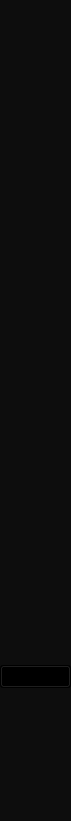
   <widget class="QWidget" name="widget_10" native="true">
    <property name="geometry">
     <rect>
      <x>0</x>
      <y>0</y>
      <width>71</width>
      <height>821</height>
     </rect>
    </property>
    <property name="styleSheet">
     <string notr="true">background-color: #0D0D0D;
color:black;</string>
    </property>
    <widget class="QWidget" name="layoutWidget">
     <property name="geometry">
      <rect>
       <x>0</x>
       <y>50</y>
       <width>71</width>
       <height>671</height>
      </rect>
     </property>
     <layout class="QVBoxLayout" name="verticalLayout">
      <item>
       <widget class="QPushButton" name="btn_home_4">
        <property name="font">
         <font>
          <pointsize>10</pointsize>
         </font>
        </property>
        <property name="cursor">
         <cursorShape>PointingHandCursor</cursorShape>
        </property>
        <property name="mouseTracking">
         <bool>false</bool>
        </property>
        <property name="tabletTracking">
         <bool>false</bool>
        </property>
        <property name="styleSheet">
         <string notr="true">QPushButton{
border-radius:0px;
color:white;
}

QPushButton:hover {
    background-color: red;
	border-radius:10px;
}</string>
        </property>
        <property name="text">
         <string/>
        </property>
        <property name="icon">
         <iconset>
          <normaloff>../icon/dashboard.png</normaloff>../icon/dashboard.png</iconset>
        </property>
        <property name="iconSize">
         <size>
          <width>30</width>
          <height>30</height>
         </size>
        </property>
        <property name="checkable">
         <bool>true</bool>
        </property>
        <property name="checked">
         <bool>false</bool>
        </property>
       </widget>
      </item>
      <item>
       <widget class="QPushButton" name="btn_home_3">
        <property name="font">
         <font>
          <pointsize>10</pointsize>
         </font>
        </property>
        <property name="cursor">
         <cursorShape>PointingHandCursor</cursorShape>
        </property>
        <property name="mouseTracking">
         <bool>false</bool>
        </property>
        <property name="tabletTracking">
         <bool>false</bool>
        </property>
        <property name="styleSheet">
         <string notr="true">border-radius:0px;
color:white;
</string>
        </property>
        <property name="text">
         <string/>
        </property>
        <property name="icon">
         <iconset>
          <normaloff>../../../../../../Downloads/house (1).png</normaloff>../../../../../../Downloads/house (1).png</iconset>
        </property>
        <property name="iconSize">
         <size>
          <width>30</width>
          <height>30</height>
         </size>
        </property>
        <property name="checkable">
         <bool>true</bool>
        </property>
        <property name="checked">
         <bool>false</bool>
        </property>
       </widget>
      </item>
      <item>
       <widget class="QPushButton" name="btn_permissiInformation_2">
        <property name="font">
         <font>
          <pointsize>10</pointsize>
         </font>
        </property>
        <property name="cursor">
         <cursorShape>PointingHandCursor</cursorShape>
        </property>
        <property name="mouseTracking">
         <bool>false</bool>
        </property>
        <property name="tabletTracking">
         <bool>false</bool>
        </property>
        <property name="styleSheet">
         <string notr="true">border-radius:0px;
color:white;
</string>
        </property>
        <property name="text">
         <string/>
        </property>
        <property name="icon">
         <iconset>
          <normaloff>../icon/informed-consent.png</normaloff>../icon/informed-consent.png</iconset>
        </property>
        <property name="iconSize">
         <size>
          <width>30</width>
          <height>30</height>
         </size>
        </property>
        <property name="checkable">
         <bool>true</bool>
        </property>
        <property name="checked">
         <bool>false</bool>
        </property>
       </widget>
      </item>
      <item>
       <widget class="QPushButton" name="pushButton_14">
        <property name="font">
         <font>
          <pointsize>10</pointsize>
         </font>
        </property>
        <property name="cursor">
         <cursorShape>PointingHandCursor</cursorShape>
        </property>
        <property name="styleSheet">
         <string notr="true">border-radius:0px;
color:white;
</string>
        </property>
        <property name="text">
         <string/>
        </property>
        <property name="icon">
         <iconset>
          <normaloff>../icon/fuel.png</normaloff>../icon/fuel.png</iconset>
        </property>
        <property name="iconSize">
         <size>
          <width>30</width>
          <height>30</height>
         </size>
        </property>
       </widget>
      </item>
      <item>
       <widget class="QPushButton" name="btn_personelBilgileri_2">
        <property name="font">
         <font>
          <pointsize>10</pointsize>
         </font>
        </property>
        <property name="cursor">
         <cursorShape>PointingHandCursor</cursorShape>
        </property>
        <property name="styleSheet">
         <string notr="true">border-radius:0px;
color:white;
</string>
        </property>
        <property name="text">
         <string/>
        </property>
        <property name="icon">
         <iconset>
          <normaloff>../icon/teamwork.png</normaloff>../icon/teamwork.png</iconset>
        </property>
        <property name="iconSize">
         <size>
          <width>30</width>
          <height>30</height>
         </size>
        </property>
       </widget>
      </item>
      <item>
       <widget class="QPushButton" name="pushButton_11">
        <property name="font">
         <font>
          <pointsize>10</pointsize>
         </font>
        </property>
        <property name="cursor">
         <cursorShape>PointingHandCursor</cursorShape>
        </property>
        <property name="styleSheet">
         <string notr="true">border-radius:0px;
color:white;
</string>
        </property>
        <property name="text">
         <string/>
        </property>
        <property name="icon">
         <iconset>
          <normaloff>../icon/asset-allocation.png</normaloff>../icon/asset-allocation.png</iconset>
        </property>
        <property name="iconSize">
         <size>
          <width>30</width>
          <height>30</height>
         </size>
        </property>
       </widget>
      </item>
      <item>
       <widget class="QPushButton" name="pushButton_19">
        <property name="font">
         <font>
          <pointsize>10</pointsize>
         </font>
        </property>
        <property name="cursor">
         <cursorShape>PointingHandCursor</cursorShape>
        </property>
        <property name="styleSheet">
         <string notr="true">border-radius:0px;
color:white;
</string>
        </property>
        <property name="text">
         <string/>
        </property>
        <property name="icon">
         <iconset>
          <normaloff>../icon/growth.png</normaloff>../icon/growth.png</iconset>
        </property>
        <property name="iconSize">
         <size>
          <width>30</width>
          <height>30</height>
         </size>
        </property>
       </widget>
      </item>
      <item>
       <widget class="QPushButton" name="pushButton_16">
        <property name="font">
         <font>
          <pointsize>10</pointsize>
         </font>
        </property>
        <property name="cursor">
         <cursorShape>PointingHandCursor</cursorShape>
        </property>
        <property name="styleSheet">
         <string notr="true">border-radius:0px;
color:white;
</string>
        </property>
        <property name="text">
         <string/>
        </property>
        <property name="icon">
         <iconset>
          <normaloff>../icon/salary.png</normaloff>../icon/salary.png</iconset>
        </property>
        <property name="iconSize">
         <size>
          <width>30</width>
          <height>30</height>
         </size>
        </property>
       </widget>
      </item>
      <item>
       <widget class="QPushButton" name="pushButton_17">
        <property name="font">
         <font>
          <pointsize>10</pointsize>
         </font>
        </property>
        <property name="cursor">
         <cursorShape>PointingHandCursor</cursorShape>
        </property>
        <property name="mouseTracking">
         <bool>false</bool>
        </property>
        <property name="tabletTracking">
         <bool>false</bool>
        </property>
        <property name="styleSheet">
         <string notr="true">border-radius:0px;
color:white;
</string>
        </property>
        <property name="text">
         <string/>
        </property>
        <property name="icon">
         <iconset>
          <normaloff>../icon/speedometer.png</normaloff>../icon/speedometer.png</iconset>
        </property>
        <property name="iconSize">
         <size>
          <width>30</width>
          <height>30</height>
         </size>
        </property>
        <property name="checkable">
         <bool>true</bool>
        </property>
        <property name="checked">
         <bool>false</bool>
        </property>
       </widget>
      </item>
      <item>
       <widget class="QPushButton" name="btn_yoneticiEkle_2">
        <property name="font">
         <font>
          <pointsize>10</pointsize>
         </font>
        </property>
        <property name="cursor">
         <cursorShape>PointingHandCursor</cursorShape>
        </property>
        <property name="mouseTracking">
         <bool>false</bool>
        </property>
        <property name="tabletTracking">
         <bool>false</bool>
        </property>
        <property name="styleSheet">
         <string notr="true">border-radius:0px;
color:white;
</string>
        </property>
        <property name="text">
         <string/>
        </property>
        <property name="icon">
         <iconset>
          <normaloff>../icon/add-user (1).png</normaloff>../icon/add-user (1).png</iconset>
        </property>
        <property name="iconSize">
         <size>
          <width>30</width>
          <height>30</height>
         </size>
        </property>
        <property name="checkable">
         <bool>true</bool>
        </property>
        <property name="checked">
         <bool>false</bool>
        </property>
       </widget>
      </item>
      <item>
       <widget class="QPushButton" name="pushButton_18">
        <property name="font">
         <font>
          <pointsize>10</pointsize>
         </font>
        </property>
        <property name="cursor">
         <cursorShape>PointingHandCursor</cursorShape>
        </property>
        <property name="styleSheet">
         <string notr="true">border-radius:0px;
color:white;
</string>
        </property>
        <property name="text">
         <string/>
        </property>
        <property name="icon">
         <iconset>
          <normaloff>../icon/question (1).png</normaloff>../icon/question (1).png</iconset>
        </property>
        <property name="iconSize">
         <size>
          <width>30</width>
          <height>30</height>
         </size>
        </property>
       </widget>
      </item>
      <item>
       <widget class="QPushButton" name="pushButton_15">
        <property name="font">
         <font>
          <pointsize>10</pointsize>
          <weight>75</weight>
          <bold>true</bold>
         </font>
        </property>
        <property name="cursor">
         <cursorShape>PointingHandCursor</cursorShape>
        </property>
        <property name="styleSheet">
         <string notr="true">background:black;</string>
        </property>
        <property name="text">
         <string/>
        </property>
        <property name="icon">
         <iconset>
          <normaloff>../icon/exit (2).png</normaloff>../icon/exit (2).png</iconset>
        </property>
        <property name="iconSize">
         <size>
          <width>30</width>
          <height>30</height>
         </size>
        </property>
       </widget>
      </item>
     </layout>
    </widget>
   </widget>
